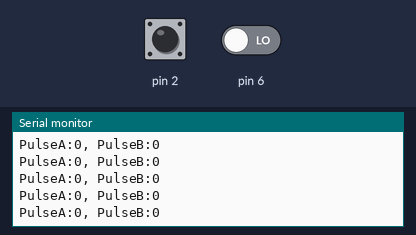
The sketch below on a simulated Arduino Uno, built with avr-gcc and run on an emulated ATmega328P. On the bench: the last lines printed to the serial monitor. Inputs (shaded band) come from the test bench; at power-on: pin 2 LOW, pin 6 LOW.

Above: at 1.2 s.
1.3 s: pin 2 driven HIGH
At 2.0 s:
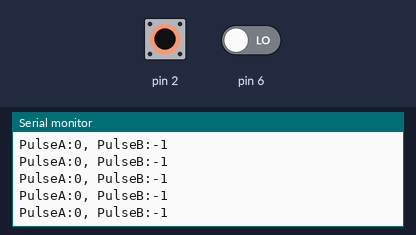
4.3 s: pin 2 driven LOW
At 5.1 s:
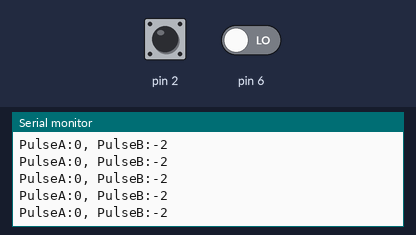
7.3 s: pin 2 pulsed HIGH 5 times (0.12 s each, 0.3 s apart)
At 7.9 s:
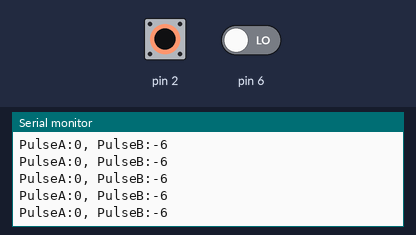
Timing chart, 0 to 8.9 s (numbered marks = the images above; inputs shaded):
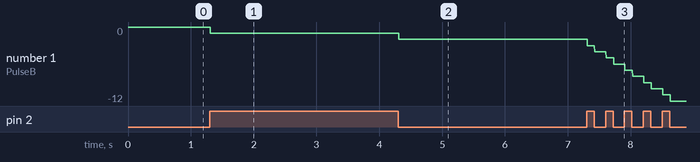

Measured:
- after the input at 1.3 s, the serial monitor: prints a new line at once (image 1)
- after the input at 4.3 s, the serial monitor: prints a new line at once (image 2)
- after the input at 7.3 s, the serial monitor: prints a new line at once (image 3)
- plotted number 1: 0 → -1 after the input at 1.3 s, -1 → -2 after the input at 4.3 s, -2 → -12 after the input at 7.3 s

The sketch:

iBot-Frans.ino
```cpp
#include "PID.h"
/* #include "Task.h" */
#include "Encoder.h"
 /* #include "UnspecifiedDatatype.h"*/
#include "protothreads.h"


Encoder encoderA(4,5);
Encoder encoderB(6,7);

pt ptEncoder;

void setup()
{
    Serial.begin(57600);//Initialize the serial port
    PT_INIT(&ptEncoder);
}

void loop()
{
    PT_SCHEDULE(encoderThread(&ptEncoder));
}

int encoderThread(struct pt* pt)
{
    PT_BEGIN(pt);
    for (;;)
    {
        Serial.print("PulseA:");
        String msg = (String) encoderA.getDuration();
        Serial.print(msg);
        Serial.print(", PulseB:");
        msg = (String) encoderB.getDuration();
        Serial.println(msg);
        PT_SLEEP(pt,100);
    }
    PT_END(pt);
}
```

Encoder.cpp
```cpp
#include "Encoder.h"
#include "Arduino.h"

//sets the anchor to default to a nullpointer cause
//c++ doesnt like dynamic typing... god i despise fishtyping
Encoder* Encoder::anchor = nullptr;

//constri(u)ctor
Encoder::Encoder(int pinA, int pinB)
{
  anchor = this; // assigning the anchor
  this->_direction = true; //default -> Forward
  this->_encoder0pinA = pinA;
  this->_encoder0pinB = pinB;
  pinMode(this->_encoder0pinB,INPUT);
  attachInterrupt(0, Encoder::anchoredWheelSpeed, CHANGE);
}

//anchored WheelSpeed() to place in interrupt
static void Encoder::anchoredWheelSpeed()
{
  anchor->WheelSpeed(); //yes this does plain and simply call the
                        //wheelSpeed() method from itsel through a pointer
}

//function for how the encoder acts on wheel displacement
void Encoder::WheelSpeed()
{
  // current state of the A pin
  int Lstate = digitalRead(this->_encoder0pinA);

  /*explanation of if block:
  *if the state of the A pin goes from LOW to HIGH,
    *if the state of the B pin is LOW,
      toggle the direction of rotation
  */
  if((this->_encoder0PinALast == LOW) && Lstate==HIGH)
  {
    //current state of the B pin
    int val = digitalRead(this->_encoder0pinB);
    if(val == LOW && this->_direction)
    {
      this->_direction = false; //Reverse
    }
    else if(val == HIGH && !this->_direction)
    {
      this->_direction = true;  //Forward
    }
  }

  this->_encoder0PinALast = Lstate; // stores the state of the A pin for next time

  /*explanation of if block:
  *if the direction is false,
    *increment duration by one
  *else
    *decrement duration by one
  */
  if(!this->_direction)  this->_duration++;
  else  this->_duration--;
};

//reset the duration
Encoder::resetDuration()
{
    this->_duration = 0;  //yes, i should make this a public variable,
                          //but in case i need housekeeping i'm still
                          //keeping this in a "get" and "set" (in this time "reset")
};

//get the duration
Encoder::getDuration()
{
    return this->_duration;
};
```

Encoder.h
```cpp
#ifndef Encoder_h
#define Encoder_h

#include "Arduino.h"

//a class to handle the wheel engine encoder
class Encoder
{
private:
    //rotation direction
    bool _direction;
    //the A pin
    byte _encoder0pinA;
    //the B pin
    byte _encoder0pinB;
    //last state of the A pin
    byte _encoder0PinALast;
    //duration of the pulses
    int _duration;

    //static anchror pointer pointing to another "this"
    static Encoder* Encoder::anchor;

public:
    //constri(u)ctor
    Encoder( int pinA, int pinB);
    //function for how the encoder acts on wheel displacement
    void WheelSpeed();
    //anchored WheelSpeed() to place in interrupt
    static void anchoredWheelSpeed();
    //resets the duration
    resetDuration();
    //get the duration
    int getDuration();
};

#endif
```

MobilePlatform.cpp
```cpp

```

PID.cpp
```cpp
#include "PID.h"

PID::PID(double Kp, double Ki, double Kd, double tau, double limMin, double limMax, double T)
{
    //sets gains
    this->Kp = Kp;
    this->Ki = Ki;
    this->Kd = Kd;

    //sets filter time
    this->tau = tau;

    //sets limits
    this->limMin = limMin;
    this->limMax = limMax;

    //sets sampling time
    this->T = T;

    //asigns emptu memory so we dont get "not defined" value error bs
    double integrator = 0.0;
    double preverror = 0.0;
    double differentiator = 0.0;
    double prevMeassurement = 0.0;
};

double PID::update(double setPoint, double meassurement)
{
    /*gets error. the error is always posetively setpoint - meassurement so that when you do the feedback loop in state space you do negative gain for stability.*/
    double error = setPoint - meassurement; //the error between the set value and the meassurment


    /* gets the proportional part of the output value */
    double proportional = this->Kp * error; //the proportional part of the output value


    /* accumulates the integrator */
    this->integrator += 0.5 * this->Ki * this->T * (error + this->prevError); //the discretly accumulated integrator


    /*making sure the integrator doesnt saturate the output value */
    float limMinInt; // mimimum value for the integrator
    float limMaxInt; // maximum value for the integrator

    if (this->limMax > proportional)
    {
        limMaxInt = this->limMax - proportional;
    }
    else
    {
        limMaxInt = 0.0;
    }

    if (this->limMin < proportional)
    {
        limMinInt = this->limMin - proportional;
    }
    else
    {
        limMinInt = 0.0;
    }

    if (this->integrator > limMaxInt)
    {
        this->integrator = limMaxInt;
    }
    else if (this->integrator < limMinInt)
    {
        this->integrator = limMinInt;
    }


    /* sets the differentiator */
    this->differentiator = ( 2.0 * this->Kd * (meassurement - this->prevMeassurement)   /*note we are deriving on meassurement and not error.*/
                            + ( 2.0 * this->tau - this->T ) * this->differentiator )    /*this is mostly because we can, but also some bart due to*/
                            / ( 2.0 *this->tau + this->T );                             /*beneficial behavior of the system*/
    /*also note that we are using a low pass filter on ther differentiator, this is to have a way of dealing with noise*/


    /*summing shit together*/
    this->Out = proportional + this->integrator + this->differentiator;


    /*limiting the output value*/
    if (this->Out > this->limMax)
    {
        this->Out = this->limMax;
    }
    else if (this->Out < this->limMin)
    {
        this->Out=this->limMin;
    }

    /*keeping error*/
    this->prevError = error;

    /*keeping the meassurement*/
    this->prevMeassurement = meassurement;


    /*FINALLY we can return the one thing we actually wanted.... the output*/
    return this->Out;
};
```

PID.h
```cpp
#ifndef PID_h
#define PID_h

class PID
{
    public:
        /*controller gains */
        double Kp; // propotrional gain
        double Ki; // inegrator gain
        double Kd; // derivator gain

        /* derivator lowpass filter time constant (in seconds) */
        double tau; // the time constant

        /* output limits */
        double limMin; //minimum output value
        double limMax; //maximum output value

        // sample time (in seconds)
        double T; //small t for continuous time, large T for discrete time

        /* controller "memory" */
        double integrator; //integrating part of the output value
        double prevError; //the previous error
        double differentiator; //the differentiating part of the output value
        double prevMeassurement; //the previous meassurement

        //Controller output
        double Out;

        double update(double setPoint, double meassurement);
        PID(double Kp, double Ki, double Kd, double tau, double limMin, double limMax, double T);
};

#endif
```
